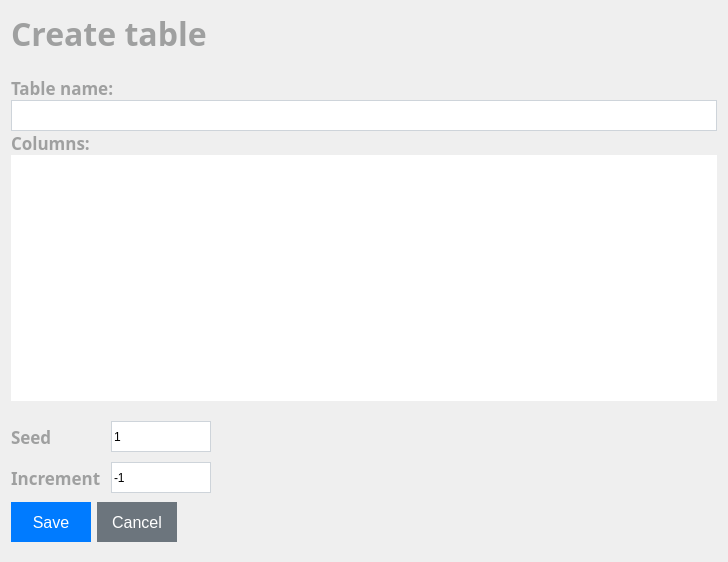
<?xml version="1.0" encoding="UTF-8"?>
<ui version="4.0">
 <class>CreateTableTab</class>
 <widget class="QWidget" name="CreateTableTab">
  <property name="geometry">
   <rect>
    <x>0</x>
    <y>0</y>
    <width>728</width>
    <height>562</height>
   </rect>
  </property>
  <property name="font">
   <font>
    <family>Segoe UI Semibold</family>
    <bold>true</bold>
   </font>
  </property>
  <property name="windowTitle">
   <string>Form</string>
  </property>
  <layout class="QGridLayout" name="gridLayout">
   <property name="spacing">
    <number>0</number>
   </property>
   <item row="8" column="0" alignment="Qt::AlignLeft">
    <widget class="QWidget" name="horizontalWidget" native="true">
     <layout class="QHBoxLayout" name="horizontalLayout">
      <property name="leftMargin">
       <number>0</number>
      </property>
      <item>
       <widget class="QPushButton" name="pushButton_2">
        <property name="sizePolicy">
         <sizepolicy hsizetype="Fixed" vsizetype="Fixed">
          <horstretch>0</horstretch>
          <verstretch>0</verstretch>
         </sizepolicy>
        </property>
        <property name="minimumSize">
         <size>
          <width>80</width>
          <height>40</height>
         </size>
        </property>
        <property name="font">
         <font>
          <family>Segoe UI</family>
          <pointsize>12</pointsize>
          <bold>false</bold>
         </font>
        </property>
        <property name="styleSheet">
         <string notr="true">QPushButton {
    color: #fff;
	background-color: #007bff;
	border: 1px solid #007bff;
}
QPushButton:hover {
	background-color: #0069d9;
    border-color: #0062cc;
}</string>
        </property>
        <property name="text">
         <string>Save</string>
        </property>
       </widget>
      </item>
      <item>
       <widget class="QPushButton" name="pushButton_3">
        <property name="sizePolicy">
         <sizepolicy hsizetype="Fixed" vsizetype="Fixed">
          <horstretch>0</horstretch>
          <verstretch>0</verstretch>
         </sizepolicy>
        </property>
        <property name="minimumSize">
         <size>
          <width>80</width>
          <height>40</height>
         </size>
        </property>
        <property name="font">
         <font>
          <family>Segoe UI</family>
          <pointsize>12</pointsize>
          <bold>false</bold>
         </font>
        </property>
        <property name="styleSheet">
         <string notr="true">QPushButton {
    color: #fff;
    background-color: #6c757d;
    border: none;
}
QPushButton:hover {
	background-color: #5a6268;
}</string>
        </property>
        <property name="text">
         <string>Cancel</string>
        </property>
       </widget>
      </item>
     </layout>
    </widget>
   </item>
   <item row="7" column="0">
    <layout class="QFormLayout" name="formLayout">
     <property name="horizontalSpacing">
      <number>10</number>
     </property>
     <property name="verticalSpacing">
      <number>10</number>
     </property>
     <item row="0" column="0">
      <widget class="QLabel" name="label_4">
       <property name="maximumSize">
        <size>
         <width>90</width>
         <height>16777215</height>
        </size>
       </property>
       <property name="font">
        <font>
         <family>Segoe UI Semibold</family>
         <pointsize>13</pointsize>
         <bold>true</bold>
        </font>
       </property>
       <property name="styleSheet">
        <string notr="true">color: #9fa0a0;</string>
       </property>
       <property name="text">
        <string>Seed</string>
       </property>
      </widget>
     </item>
     <item row="0" column="1">
      <widget class="QLineEdit" name="SeedLineEdit">
       <property name="minimumSize">
        <size>
         <width>100</width>
         <height>31</height>
        </size>
       </property>
       <property name="maximumSize">
        <size>
         <width>100</width>
         <height>31</height>
        </size>
       </property>
       <property name="font">
        <font>
         <family>Segoe UI</family>
         <bold>false</bold>
        </font>
       </property>
       <property name="styleSheet">
        <string notr="true">QLineEdit {
	border: 1px solid #ced4da;
}</string>
       </property>
       <property name="text">
        <string>1</string>
       </property>
      </widget>
     </item>
     <item row="1" column="0">
      <widget class="QLabel" name="label_3">
       <property name="maximumSize">
        <size>
         <width>90</width>
         <height>16777215</height>
        </size>
       </property>
       <property name="font">
        <font>
         <family>Segoe UI Semibold</family>
         <pointsize>13</pointsize>
         <bold>true</bold>
        </font>
       </property>
       <property name="styleSheet">
        <string notr="true">color: #9fa0a0;</string>
       </property>
       <property name="text">
        <string>Increment</string>
       </property>
      </widget>
     </item>
     <item row="1" column="1">
      <widget class="QLineEdit" name="IncrementLineEdit">
       <property name="minimumSize">
        <size>
         <width>100</width>
         <height>31</height>
        </size>
       </property>
       <property name="maximumSize">
        <size>
         <width>100</width>
         <height>31</height>
        </size>
       </property>
       <property name="font">
        <font>
         <family>Segoe UI</family>
         <bold>false</bold>
        </font>
       </property>
       <property name="styleSheet">
        <string notr="true">QLineEdit {
	border: 1px solid #ced4da;
}</string>
       </property>
       <property name="text">
        <string>-1</string>
       </property>
      </widget>
     </item>
    </layout>
   </item>
   <item row="6" column="0">
    <spacer name="verticalSpacer_3">
     <property name="orientation">
      <enum>Qt::Vertical</enum>
     </property>
     <property name="sizeType">
      <enum>QSizePolicy::Fixed</enum>
     </property>
     <property name="sizeHint" stdset="0">
      <size>
       <width>20</width>
       <height>20</height>
      </size>
     </property>
    </spacer>
   </item>
   <item row="5" column="0">
    <widget class="QTableWidget" name="tableWidget">
     <property name="sizePolicy">
      <sizepolicy hsizetype="Expanding" vsizetype="MinimumExpanding">
       <horstretch>0</horstretch>
       <verstretch>0</verstretch>
      </sizepolicy>
     </property>
     <property name="font">
      <font>
       <family>Segoe UI</family>
       <pointsize>10</pointsize>
       <italic>false</italic>
       <bold>false</bold>
      </font>
     </property>
     <property name="styleSheet">
      <string notr="true">QCheckBox {
    spacing: 5px;
	margin-left: 40%;
}

QCheckBox::indicator {
    background-color: rgb(255, 255, 255);
    width: 13px;
    height: 13px;
  	border: 1px solid #ced4da;
    border-radius: 4px;
}

QCheckBox::indicator:checked {
	width: 13px;
	height: 13px;
	image: url(:/images/checked_icon-icons.com_65162.svg);
}

QComboBox {
	font: 10pt &quot;Segoe UI&quot;;
    color: #555;
	border: 0px solid #ced4da;
	/*padding: 0 10px 0 10px;*/	
}

QComboBox::drop-down 
{	
    border: 0px;
}

QComboBox::down-arrow {
	image: url(:/images/arrow.svg);
	width: 10px;
	height: 10px;
}

QComboBox::on {
	border: 4px solid #c2dbfe;
}

QComboBox QListView {
	font-size: 12px;
	border: 1px solid rgba(0,0,0,10%);
	padding: 5px;	
	background-color: #fff;
	outline: 0px;
}

QComboBox QListView::item {
	font: 10pt &quot;Segoe UI&quot;;
	padding-left: 10px;
	background-color: #fff;
 	color: #555;
}

QComboBox QListView::item {	
	/*background-color: #1e90ff;*/
}

QComboBox QListView::item::selected {
	background-color: #1e90ff;
	color: #fff;
}

#tableWidget {
	color: #555;
	font: 10pt &quot;Segoe UI&quot;;
	border: 0px
}

#tableWidget::item 
{
	background-color: rgb(255, 255, 255);
/*border-top: 1px solid #ced4da;*/
}

QLineEdit {
	border: 0px;
}

QPushButton {
	
	background-color: rgb(255, 255, 255);
	margin-left: 40%;
	max-width: 15px;
	image: url(:/images/icons8-close.svg);
	background-color: transparent;
	border: 0 px;
}

QPushButton::hover {
	image: url(:/images/icons8-selected-close.svg);
}
#tableWidget QHeaderView {
	border: 0px solid #ced4da;
}


QHeaderView::section {
	 border: 1px solid #ced4da;
	 border-left: 0px;
}

/*
QTableCornerButton::section {
	 border: 0px solid #ced4da;
}
*/
QScrollBar:vertical {
	width: 6px;
    background: #fff;
}
QScrollBar::handle:vertical {
    background: #ececec;
}

QScrollBar:horizontal {
	height: 6px;
    background: #fff;
}
QScrollBar::handle:horizontal {
	/*max-height: 6px;*/
    background: #ececec;
}</string>
     </property>
    </widget>
   </item>
   <item row="4" column="0">
    <widget class="QLabel" name="label_2">
     <property name="font">
      <font>
       <family>Segoe UI Semibold</family>
       <pointsize>13</pointsize>
       <bold>true</bold>
      </font>
     </property>
     <property name="styleSheet">
      <string notr="true">color: #9fa0a0;</string>
     </property>
     <property name="text">
      <string>Columns:</string>
     </property>
    </widget>
   </item>
   <item row="3" column="0">
    <widget class="QLineEdit" name="lineEdit">
     <property name="minimumSize">
      <size>
       <width>0</width>
       <height>31</height>
      </size>
     </property>
     <property name="maximumSize">
      <size>
       <width>16777215</width>
       <height>31</height>
      </size>
     </property>
     <property name="baseSize">
      <size>
       <width>0</width>
       <height>31</height>
      </size>
     </property>
     <property name="font">
      <font>
       <family>Segoe UI</family>
       <pointsize>12</pointsize>
       <bold>false</bold>
      </font>
     </property>
     <property name="styleSheet">
      <string notr="true">QLineEdit {
	border: 1px solid #ced4da;
	color: #555
}</string>
     </property>
    </widget>
   </item>
   <item row="1" column="0">
    <spacer name="verticalSpacer">
     <property name="orientation">
      <enum>Qt::Vertical</enum>
     </property>
     <property name="sizeType">
      <enum>QSizePolicy::Fixed</enum>
     </property>
     <property name="sizeHint" stdset="0">
      <size>
       <width>20</width>
       <height>20</height>
      </size>
     </property>
    </spacer>
   </item>
   <item row="2" column="0">
    <widget class="QLabel" name="label">
     <property name="sizePolicy">
      <sizepolicy hsizetype="Expanding" vsizetype="Fixed">
       <horstretch>0</horstretch>
       <verstretch>0</verstretch>
      </sizepolicy>
     </property>
     <property name="font">
      <font>
       <family>Segoe UI Semibold</family>
       <pointsize>13</pointsize>
       <bold>true</bold>
      </font>
     </property>
     <property name="styleSheet">
      <string notr="true">color: #9fa0a0;</string>
     </property>
     <property name="text">
      <string>Table name:</string>
     </property>
    </widget>
   </item>
   <item row="0" column="0">
    <widget class="QLabel" name="Header_createTbl">
     <property name="sizePolicy">
      <sizepolicy hsizetype="Preferred" vsizetype="Fixed">
       <horstretch>0</horstretch>
       <verstretch>0</verstretch>
      </sizepolicy>
     </property>
     <property name="font">
      <font>
       <family>Segoe UI Semibold</family>
       <pointsize>24</pointsize>
       <bold>true</bold>
      </font>
     </property>
     <property name="styleSheet">
      <string notr="true">color: #9fa0a0</string>
     </property>
     <property name="text">
      <string>Create table</string>
     </property>
    </widget>
   </item>
  </layout>
 </widget>
 <resources/>
 <connections/>
</ui>
